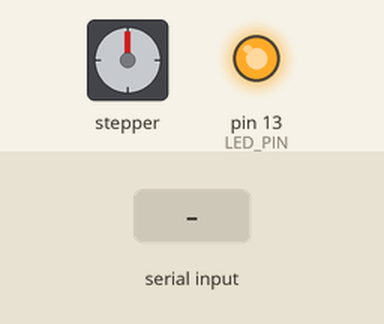
The sketch below on a simulated Arduino Uno, built with avr-gcc and run on an emulated ATmega328P. On the bench: stepper motor, output pins drawn as LEDs (lit = HIGH). The inputs (shaded band) are chosen by the test bench. Stepper angles assume 4096 steps per turn; what the sketch prints to the serial monitor is not drawn.

Above: at 1.2 s.
1.3 s: "TUMBLE\n" received over Serial
At 1.5 s:
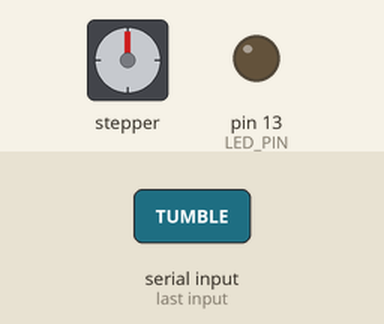
4.3 s: "SWEEP\n" received over Serial
At 5.17 s:
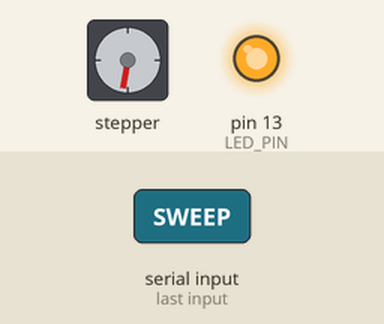
At 6.17 s:
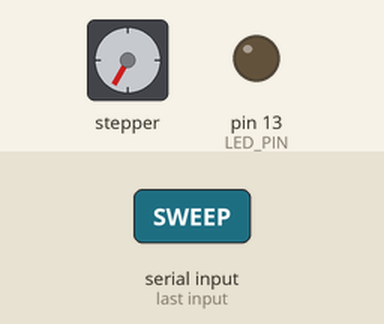
Timing chart, 0 to 16.3 s (numbered marks = the images above; inputs shaded):
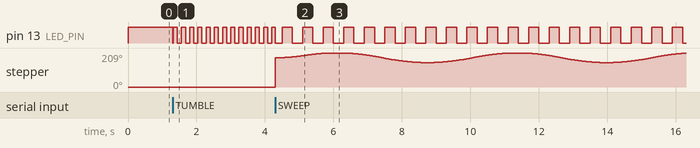

The sketch:

antenna_gimbal.ino
```cpp
// antenna_gimbal.ino — Scenario 2 "Uplink Attack" antenna actuator (2-axis).
//
//   Board  : Arduino MKR WiFi 1010 (SAMD)  ※ AVR Uno/Nano 도 같은 코드로 동작
//   Motors : TWO 28BYJ-48 steppers via ULN2003 (×2), half-step (AccelStepper)
//              · AZ 모터 = 방위각(antenna.az) → A0,A1,A2,A3  (ULN2003 IN1,IN2,IN3,IN4)
//              · EL 모터 = 앙각  (antenna.el) → D2,D3,D4,D5  (ULN2003 IN1,IN2,IN3,IN4)
//
//   ★ 실제 배선·구동 방식은 검증된 antenna_selftest.ino(= scn1 booth_antenna)와 '완전히 동일':
//     AccelStepper HALF4WIRE(type 8) · 코일순서 IN1,IN3,IN2,IN4 · 4096 step/rev(half-step).
//     (예전 8,10,9,11 / 4,6,5,7 + Stepper 라이브러리는 이 배선과 안 맞아 모터가 안 돌았다.)
//
//   Mirrors the satellite state engine's `antenna.az` / `antenna.el`. Under an
//   uplink attack the satellite tumbles and the angles drift/jitter — the steppers
//   physically swing the antenna so it can no longer hold the downlink beam.
//
//   ⚠ 28BYJ-48 는 외부 5~6V 로 구동하고 외부 GND ↔ 보드 GND 를 반드시 공통으로 묶는다.
//     보드 5V/USB 만으론 전류가 부족해 "지지직"거리기만 하고 안 도는 경우가 많다.
//
// ── Line protocol (bridge 호환, 9600 baud, '\n'-terminated) ──────────────────
//   AZEL <az 0-360> <el 0-90>   set BOTH axes (az → AZ 모터, el → EL 모터)
//   AZ <az 0-360>               set azimuth only
//   EL <el 0-90>                set elevation only
//   MODE <0|1>                  0 = nominal / 1 = tumbling
//   TRACK / TUMBLE              MODE 0 / MODE 1 shortcut
//   SWEEP / ACQUIRE             acquisition gesture: sweep AZ head left↔right (±30°)
//   SPIN / STOP                 AZ 연속 회전 / 정지
//   PING                        replies "ANT READY id=ANTENNA az=<n> el=<n> mode=<m>"
//   WHOAMI                      replies "ID=ANTENNA"  (host auto-routing)
//
// 필요 라이브러리: AccelStepper  (arduino-cli lib install AccelStepper)

#include <AccelStepper.h>

// ── 핀 (검증된 배선: AZ=A0~A3 / EL=D2~D5) ────────────────────────────────────
#define AZ_IN1 A0
#define AZ_IN2 A1
#define AZ_IN3 A2
#define AZ_IN4 A3
#define EL_IN1 2
#define EL_IN2 3
#define EL_IN3 4
#define EL_IN4 5

#define HALF4WIRE 8                 // 28BYJ-48 4-wire half-step
// 코일순서 IN1,IN3,IN2,IN4 — selftest/scn1 과 동일하게 pin1,pin3,pin2,pin4 순으로 전달.
AccelStepper azMotor(HALF4WIRE, AZ_IN1, AZ_IN3, AZ_IN2, AZ_IN4);
AccelStepper elMotor(HALF4WIRE, EL_IN1, EL_IN3, EL_IN2, EL_IN4);

const float   ONE_TURN   = 4096.0;  // half-step steps/rev
const float   MAX_SPEED  = 700.0;   // half-step/s (28BYJ-48 탈조 한계 근처)
const float   ACCEL      = 400.0;   // steps/s^2
const float   SPIN_SPEED = 550.0;   // 연속 회전(mode 3) 속도
const uint8_t LED_PIN    = LED_BUILTIN;
const int     SWEEP_LO_AZ = 150;    // acquisition sweep 좌측 경계
const int     SWEEP_HI_AZ = 210;    // acquisition sweep 우측 경계(±30°)
const int     EL_MIN = 0, EL_MAX = 90;

int  az   = 180;   // 마지막 명령 방위각(도) — PING 출력용
int  el   = 45;    // 마지막 명령 앙각(도)
int  mode = 0;     // 0 nominal · 1 tumble · 2 sweep · 3 spin
bool sweepGoingHi = true;
char lineBuf[48];
uint8_t lineLen = 0;

long azToStep(int a) { a = ((a % 360) + 360) % 360; return lround(a * ONE_TURN / 360.0); }
long elToStep(int e) { e = constrain(e, EL_MIN, EL_MAX); return -lround(e * ONE_TURN / 360.0); } // up = 음수(scn1 관례)

// AZ 목표를 '현재 위치에서 가장 가까운 등가각'으로 잡아 최단경로로 돈다(0↔360 랩어라운드 처리).
void setAzTarget(int a) {
  long base = azToStep(a);                              // 0..4095
  long cur  = azMotor.currentPosition();
  long turn = (long)ONE_TURN;
  long k    = lround((double)(cur - base) / turn);      // cur 에 가장 가까운 회전수
  azMotor.moveTo(base + k * turn);
}

void setAzimuth(int a)   { az = a; if (mode != 3) setAzTarget(a); }
void setElevation(int e) { el = e; elMotor.moveTo(elToStep(e)); }

// 모드 전환. 연속 회전(3)에서 빠져나올 때는 목표를 현재 위치로 고정해 갑작스런 장거리 이동을 막는다.
void setMode(int m) {
  if (mode == 3 && m != 3) {
    azMotor.setCurrentPosition(azMotor.currentPosition());  // 속도 0 리셋 + 위치 유지
    azMotor.moveTo(azMotor.currentPosition());
  }
  mode = m;
}

void applyLine(char *line);

void setup() {
  Serial.begin(9600);
  pinMode(LED_PIN, OUTPUT);
  azMotor.setMaxSpeed(MAX_SPEED); azMotor.setAcceleration(ACCEL);
  elMotor.setMaxSpeed(MAX_SPEED); elMotor.setAcceleration(ACCEL);
  azMotor.setCurrentPosition(azToStep(az));
  elMotor.setCurrentPosition(elToStep(el));
  Serial.println(F("ANT READY id=ANTENNA az=180 el=45"));
}

void loop() {
  // 1) read serial line-by-line
  while (Serial.available() > 0) {
    char c = (char)Serial.read();
    if (c == '\n' || c == '\r') {
      if (lineLen > 0) { lineBuf[lineLen] = '\0'; applyLine(lineBuf); lineLen = 0; }
    } else if (lineLen < sizeof(lineBuf) - 1) {
      lineBuf[lineLen++] = c;
    }
  }

  // 2) AZ 모터 — spin(3)은 등속 연속 회전, 그 외(0/1/2)는 목표각 추종.
  if (mode == 3) {
    azMotor.setSpeed(SPIN_SPEED);
    azMotor.runSpeed();
  } else {
    if (mode == 2 && azMotor.distanceToGo() == 0) {
      sweepGoingHi = !sweepGoingHi;                       // 경계 도달 → 반대편으로
      setAzTarget(sweepGoingHi ? SWEEP_HI_AZ : SWEEP_LO_AZ);
    }
    azMotor.run();
  }

  // 3) EL 모터 — 항상 목표 앙각 추종(스윕/스핀 없음).
  elMotor.run();

  // 4) LED: solid nominal · fast blink tumbling · slow blink sweep · blink spin
  if      (mode == 1) digitalWrite(LED_PIN, (millis() / 120) % 2);
  else if (mode == 2) digitalWrite(LED_PIN, (millis() / 300) % 2);
  else if (mode == 3) digitalWrite(LED_PIN, (millis() / 150) % 2);
  else                digitalWrite(LED_PIN, HIGH);
}

void applyLine(char *line) {
  char *sp = line;
  while (*sp && *sp != ' ') { *sp = toupper(*sp); sp++; }

  if (strncmp(line, "AZEL", 4) == 0) {
    int a = 0, e = 0;
    int got = sscanf(sp, "%d %d", &a, &e);
    if (got >= 1) setAzimuth(a);
    if (got >= 2) setElevation(e);
  } else if (strncmp(line, "AZ", 2) == 0 && *sp == ' ') {
    setAzimuth(atoi(sp + 1));
  } else if (strncmp(line, "EL", 2) == 0 && *sp == ' ') {
    setElevation(atoi(sp + 1));
  } else if (strncmp(line, "MODE", 4) == 0 && *sp == ' ') {
    setMode(atoi(sp + 1) ? 1 : 0);
  } else if (strncmp(line, "TRACK", 5) == 0) {
    setMode(0);
  } else if (strncmp(line, "TUMBLE", 6) == 0) {
    setMode(1);
  } else if (strncmp(line, "SWEEP", 5) == 0 || strncmp(line, "ACQUIRE", 7) == 0) {
    setMode(2);
    sweepGoingHi = true;
    setAzTarget(SWEEP_HI_AZ);              // 한쪽으로 킥해서 스윕 시작
  } else if (strncmp(line, "SPIN", 4) == 0) {
    setMode(3);                            // continuous rotation
  } else if (strncmp(line, "STOP", 4) == 0) {
    setMode(0);                            // stop spinning / hold
  } else if (strncmp(line, "WHOAMI", 6) == 0) {
    Serial.println(F("ID=ANTENNA"));       // role identity for host auto-routing
  } else if (strncmp(line, "PING", 4) == 0) {
    Serial.print(F("ANT READY id=ANTENNA az="));
    Serial.print(az);
    Serial.print(F(" el="));
    Serial.print(el);
    Serial.print(F(" mode="));             // 0 nominal·1 tumble·2 sweep·3 spin
    Serial.println(mode);
  }
}
```

Measured:
- after the input at 1.3 s, pin 13 (LED_PIN): HIGH → LOW at once, then repeats every 0.24 s: HIGH 0.12 s, LOW 0.12 s
- after the input at 4.3 s, stepper: turns 209° clockwise in 1.6 s, then 59° counter-clockwise in 2.2 s, then 59° clockwise in 2.2 s, then 59° counter-clockwise in 2.2 s, and so on
